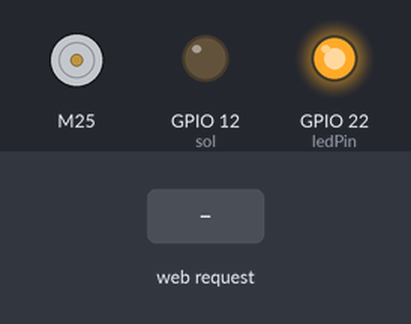
A sketch run on a simulated ESP32. Shown: DC motor (green arrow = forward, orange = backward, longer = faster), output pins drawn as LEDs (lit = HIGH). Inputs (shaded band) come from the test bench. WiFi joins after 1.5 s; servers stay silent unless stated; what the sketch prints to the serial monitor is not drawn.

Above: at 2.7 s.
2.8 s: HTTP request GET /lock received
At 4.4 s:
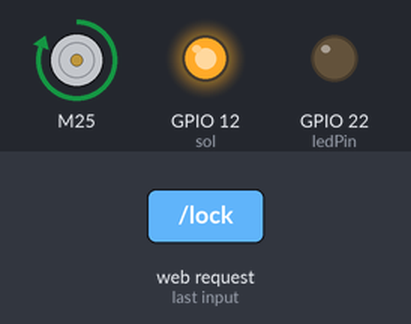
At 6.7 s:
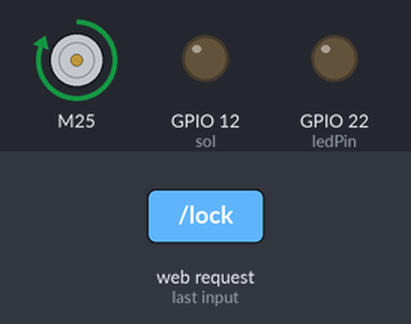
11.8 s: HTTP request GET /unlock received
At 16.5 s:
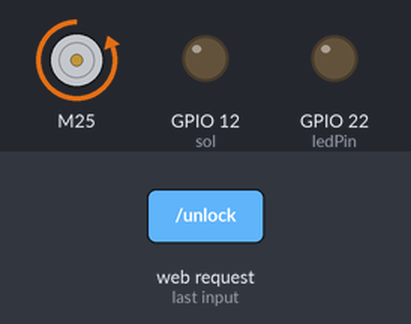
Timing chart, 0 to 22.8 s (numbered marks = the images above; inputs shaded):
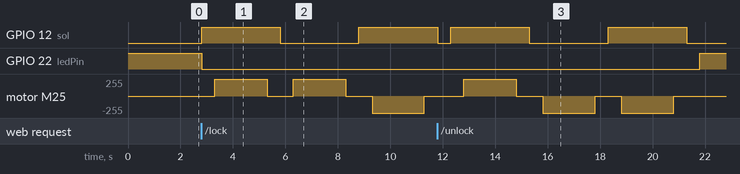

The sketch:

SmartLock.ino
```cpp
#include <RotaryEncoder.h>
#include <WiFi.h>
#include <SparkFun_TB6612.h>


void lock(int state,int sol,Motor motor);
void unlock(int state,int sol,Motor motor);


const int INIT= 0;
const int UNLOCK=1;
const int LOCKING=2;
const int LOCK=3;
const int UNLOCKING=4;
const int UNLOCK_TIME=2000;//ms
const int LOCK_TIME=2000; //ms
const int INSERT_KEY=2000;//ms
const int REMOVE_KEY=2000;//ms
const int PAUSE=500;


// these constants are used to allow you to make your motor configuration
// line up with function names like forward.  Value can be 1 or -1
const int offsetA = 1;
const int offsetB = 1;

// Initializing motors.  The library will allow you to initialize as many
// motors as you have memory for.  If you are using functions like forward
// that take 2 motors as arguements you can either write new functions or
// call the function more than once.
// Replace with your network credentials
const char* ssid     = "Free-TAU";
const char* password = "free-tau";

// Set web server port number to 80
WiFiServer server(80);

// Variable to store the HTTP request
String header;

// Auxiliar variables to store the current output state
String locked = "Unlocked";

// Assign output variables to GPIO pins
const int ledPin = 22;

const int enc_out1 = 32;
const int enc_out2 = 33;

const int ctl_stby = 14;
const int ctl_ain1 = 25;
const int ctl_ain2 = 26;
const int ctl_pwma = 27;

const int v5_en = 12;
const int v5_pg = 23;

const int v6_en = 18;
const int v6_pg = 19;

const int sol=12;

const int state=INIT;


Motor motor1 = Motor(ctl_ain1, ctl_ain2, ctl_pwma, offsetA, ctl_stby);
// Motor motor2 = Motor(BIN1, BIN2, PWMB, offsetB, STBY);


void setup() {
  Serial.begin(115200);
  // Initialize the output variables as outputs
  pinMode(ledPin, OUTPUT);
  pinMode(sol,OUTPUT);

  // Set outputs to HIGH
  digitalWrite(ledPin, HIGH);

  // Connect to Wi-Fi network with SSID and password
  Serial.print("Connecting to ");
  Serial.println(ssid);
  WiFi.begin(ssid, password);
  while (WiFi.status() != WL_CONNECTED) {
    delay(500);
    Serial.print(".");
  }
  // Print local IP address and start web server
  Serial.println("");
  Serial.println("WiFi connected.");
  Serial.println("IP address: ");
  Serial.println(WiFi.localIP());
  server.begin();
  digitalWrite(sol,LOW);


}

void loop(){

  WiFiClient client = server.available();   // Listen for incoming clients

  if (client) {                             // If a new client connects,
    Serial.println("New Client.");          // print a message out in the serial port
    String currentLine = "";                // make a String to hold incoming data from the client
    while (client.connected()) {            // loop while the client's connected
      if (client.available()) {             // if there's bytes to read from the client,
        char c = client.read();             // read a byte, then
        Serial.write(c);                    // print it out the serial monitor
        header += c;
        if (c == '\n') {                    // if the byte is a newline character
          // if the current line is blank, you got two newline characters in a row.
          // that's the end of the client HTTP request, so send a response:
          if (currentLine.length() == 0) {
            // HTTP headers always start with a response code (e.g. HTTP/1.1 200 OK)
            // and a content-type so the client knows what's coming, then a blank line:
            client.println("HTTP/1.1 200 OK");
            client.println("Content-type:text/html");
            client.println("Connection: close");
            client.println();

            // Locks and Unlocks
            if (header.indexOf("GET /lock") >= 0) {
              Serial.println("Locked");
              locked = "Locked";
              digitalWrite(ledPin, LOW);
              lock(state,sol,motor1);
            } else if (header.indexOf("GET /unlock") >= 0) {
              Serial.println("Unlocked");
              locked = "Unlocked";
              unlock(state,sol,motor1);
              digitalWrite(ledPin, HIGH);
            }

            // Display the HTML web page
            client.println("<!DOCTYPE html><html>");
            client.println("<head><meta name=\"viewport\" content=\"width=device-width, initial-scale=1\">");
            client.println("<link rel=\"icon\" href=\"data:,\">");
            // CSS to style the on/off buttons
            // Feel free to change the background-color and font-size attributes to fit your preferences
            client.println("<style>html { font-family: Helvetica; display: inline-block; margin: 0px auto; text-align: center;}");
            client.println(".button { background-color: #195B6A; border: none; color: white; padding: 16px 40px;");
            client.println("text-decoration: none; font-size: 30px; margin: 2px; cursor: pointer;}");
            client.println(".button2 {background-color: #77878A;}</style></head>");

            // Web Page Heading
            client.println("<body><h1>TauRD's SmartLock</h1>");


            // Display current state, and ON/OFF buttons for GPIO 22
            client.println("<p>State: " + locked + "</p>");
            // If the output22State is off, it displays the ON button
            if (locked=="Unlocked") {
              client.println("<p><a href=\"/lock\"><button class=\"button\">LOCK</button></a></p>");
            } else {
              client.println("<p><a href=\"/unlock\"><button class=\"button button2\">UNLOCK</button></a></p>");
            }
            client.println("</body></html>");

            // The HTTP response ends with another blank line
            client.println();
            // Break out of the while loop
            break;
          } else { // if you got a newline, then clear currentLine
            currentLine = "";
          }
        } else if (c != '\r') {  // if you got anything else but a carriage return character,
          currentLine += c;      // add it to the end of the currentLine
        }
      }
    }
    // Clear the header variable
    header = "";
    // Close the connection
    client.stop();
    Serial.println("Client disconnected.");
    Serial.println("");
  }

}
void lock(int state,int sol,Motor motor){
  state=LOCKING;
  digitalWrite(sol,HIGH);
  delay(PAUSE);
  motor.drive(255,INSERT_KEY);
  motor.brake();
  delay(PAUSE);
  digitalWrite(sol,LOW);
  delay(PAUSE);
  motor.drive(255, LOCK_TIME);
  motor.brake();
  delay(PAUSE);
  digitalWrite(sol,HIGH);
  delay(PAUSE);
  motor.drive(-255, REMOVE_KEY);
  motor.brake();
  delay(PAUSE);
  digitalWrite(sol,LOW);
  delay(PAUSE);
  state=LOCK;
}

void unlock(int state,int sol,Motor motor){
  state=UNLOCKING;
  digitalWrite(sol,HIGH);
  delay(PAUSE);
  motor.drive(255,INSERT_KEY);
  motor.brake();
  delay(PAUSE);
  digitalWrite(sol,LOW);
  delay(PAUSE);
  motor.drive(-255, UNLOCK_TIME);
  motor.brake();
  delay(PAUSE);
  digitalWrite(sol,HIGH);
  delay(PAUSE);
  motor.drive(-255, REMOVE_KEY);
  motor.brake();
  delay(PAUSE);
  digitalWrite(sol,LOW);
  delay(PAUSE);
  state=UNLOCK;
}
```

Measured:
- after the input at 2.8 s, GPIO 12 (sol): LOW → HIGH at once, → LOW 3.0 s later, → HIGH 3.0 s later; GPIO 22 (ledPin): HIGH → LOW at once; motor M25: stopped → forward 255/255 after 0.50 s, → stopped 2.0 s later, → forward 255/255 1.0 s later, → stopped 2.0 s later, … (6 changes in this stretch)
- after the input at 11.8 s, GPIO 22 (ledPin): LOW → HIGH after 10.0 s; motor M25: stopped → forward 255/255 after 1.0 s, then repeats every 3.0 s: stopped 1.0 s, backward 255/255 2.0 s
